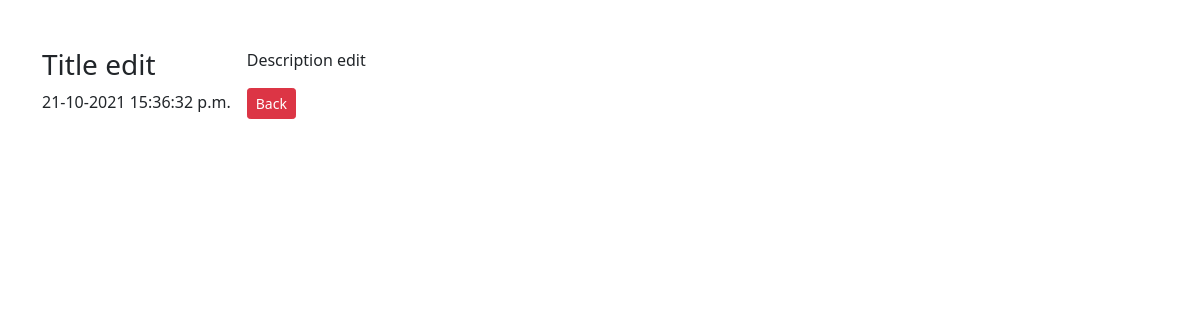
The page /posts/1/detail/ on the database as committed earlier.
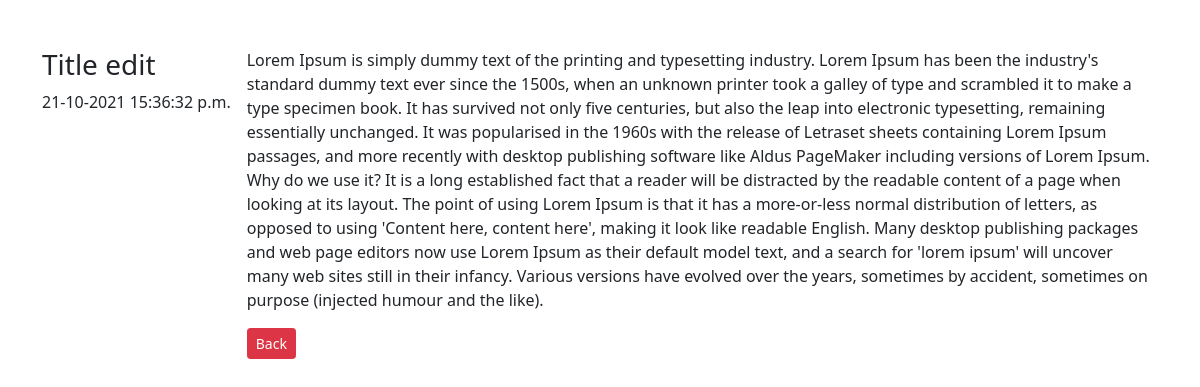
The same page on the database as committed later.
### blog/models.py (models this page shows, shortened)
class Post(models.Model):
    title = models.CharField(max_length=100)
    description = models.TextField()
    is_active = models.BooleanField(default=False)
    created = models.DateTimeField(auto_now_add=True)
    updated = models.DateTimeField(auto_now=True)
    created_by = models.ForeignKey(
        User, on_delete=models.SET_NULL, related_name="posts", null=True,
        blank=True
    )

### blog/views.py (the view)
# urls.py: path('<int:pk>/detail/', post_detail, name='post_detail'),
def post_detail(request, pk):
    try:
        post = Post.objects.get(pk=pk)
    except Post.DoesNotExist:
        messages.success(request, 'Post not found 404!')
        return redirect('post_list')
    context = {
        'post': post
    }
    return render(request, 'detail.html', context)

### templates/detail.html (shortened to what this page needs)
{% extends 'base.html' %}
{% block body %}
<div class="container py-5">
    <div class="row">
        <div class="col">
            <div class="d-flex">
                <div class="flex-shrink-0">
                    <h3>{{ post.title }}</h3>
                    <span>{{ post.created|date:'d-m-Y H:i:s a' }}</span>
                </div>
                <div class="flex-grow-1 ms-3">
                        <p>
                            {{ post.description }}
                        </p>
                        <a href="{% url 'post_list' %}" class="btn btn-danger btn-sm">Back</a>
                    </div>
                </div>
        </div>
    </div>
</div>
{% endblock %}

Rows that differ between the two databases and show on the page:
changed Post "Title edit": description "Description edit" → "Lorem Ipsum is simply dummy text of the printing and typesetting industry. Lorem Ipsum has been the industry's standard dummy text ever since the 1500s, when an unknown printer took a galley of type and scrambled it to make a type specimen book. It has survived not only five centuries, but also the leap into electronic typesetting, remaining essentially unchanged. It was popularised in the 1960s with the release of Letraset sheets containing Lorem Ipsum passages, and more recently with desktop publishing software like Aldus PageMaker including versions of Lorem Ipsum. Why do we use it? It is a long established fact that a reader will be distracted by the readable content of a page when…"
